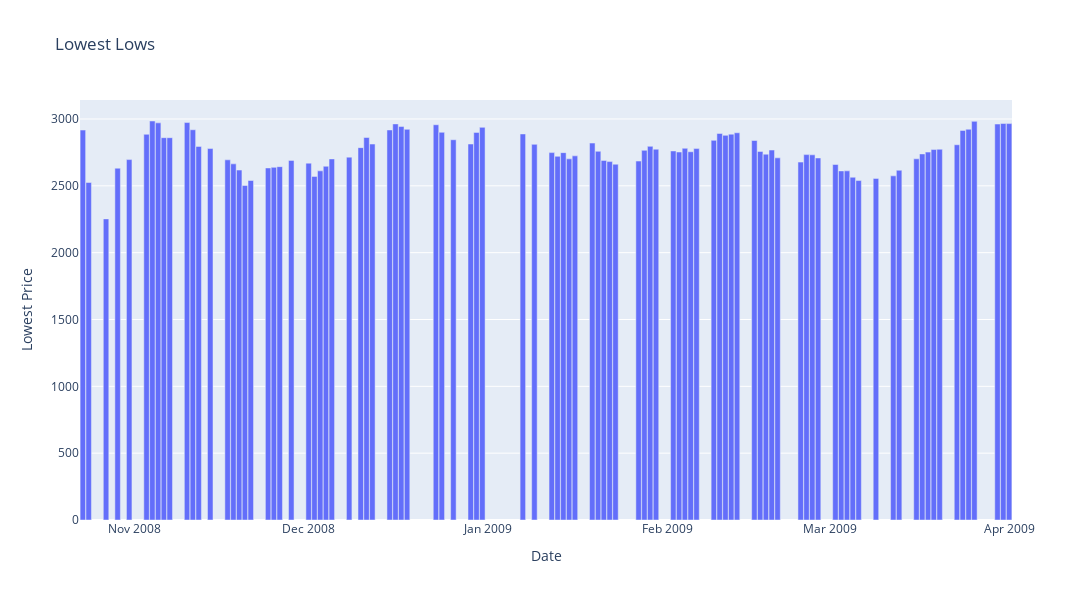

The notebook cell saved with this chart:
### Code cell
cost = ds.query("Low <= 3000")
figure = px.bar(cost, x=cost["Date"], y = cost["Low"], title="Lowest Lows", color_continuous_scale='Viridis',  height=600, width=1200)
figure.update_layout(
    xaxis_title='Date',
    yaxis_title='Lowest Price',
    bargap=0.05,  )
figure.show()
